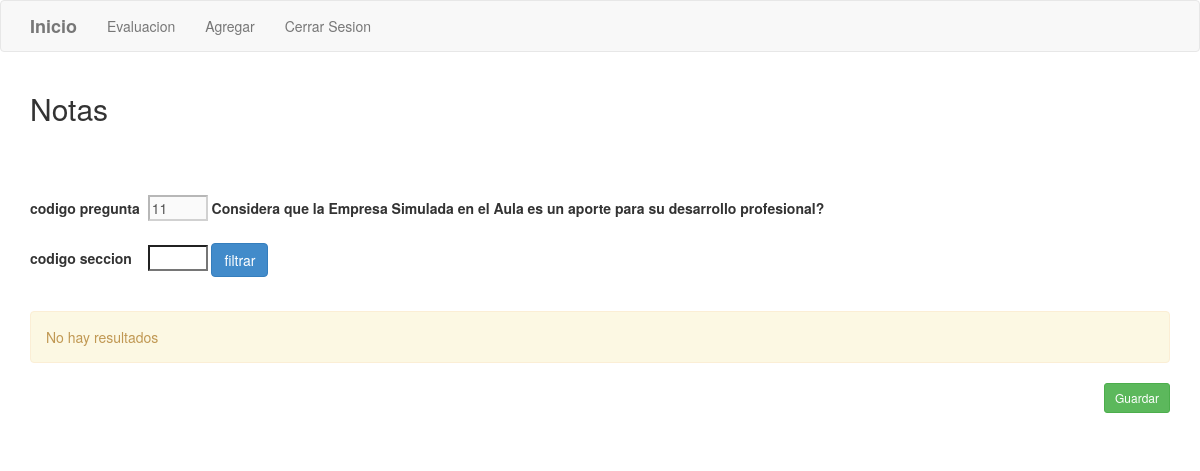
Before: /ver.php with the older database file.
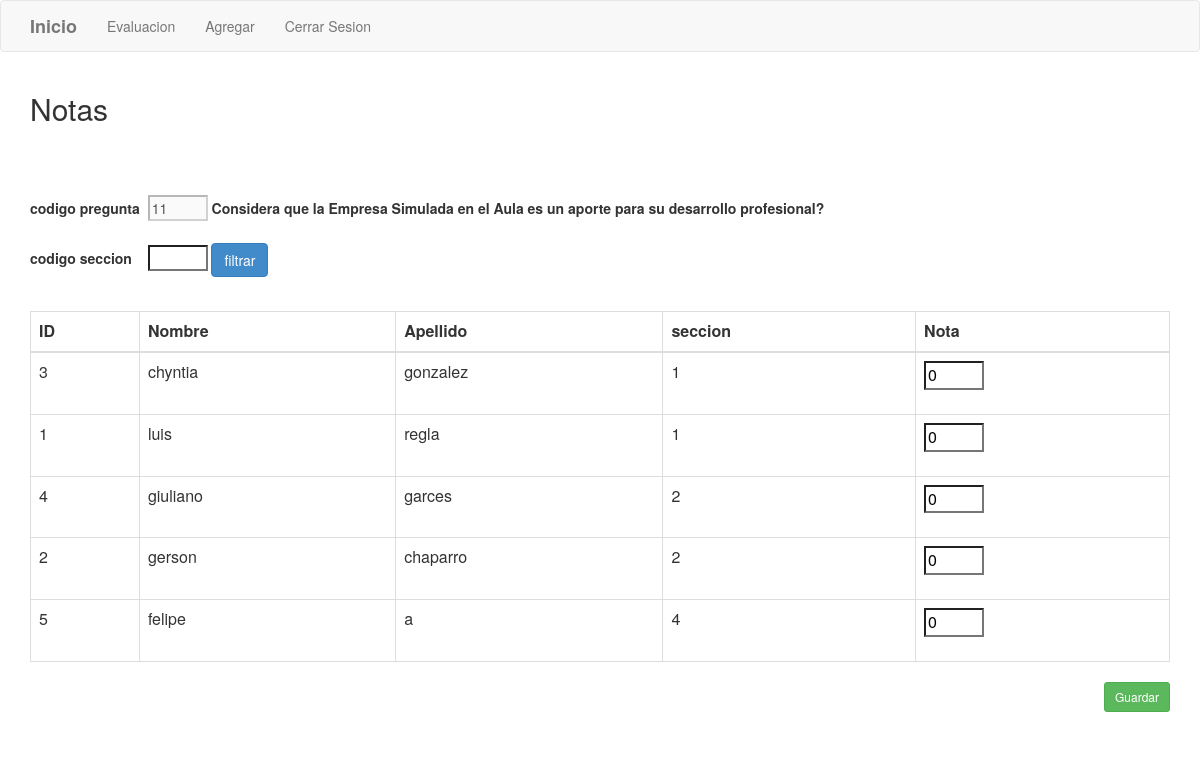
After: the same page with the newer database file.
### tables this page shows
CREATE TABLE IF NOT EXISTS `notas` (
  `id` int(11) NOT NULL AUTO_INCREMENT,
  `nota` float NOT NULL,
  `id_alumno` int(11) NOT NULL,
  `id_pregunta` int(11) NOT NULL,
  PRIMARY KEY (`id`)
);

CREATE TABLE IF NOT EXISTS `alumnos` (
  `id` int(11) NOT NULL AUTO_INCREMENT,
  `nombre` varchar(30) NOT NULL,
  `apellido` varchar(40) NOT NULL,
  `seccion` varchar(25) NOT NULL,
  PRIMARY KEY (`id`)
);

### php/tabla.php (the view, shortened to what this page needs)
<form action="ver.php" method="post">
	<label>codigo pregunta</label> &nbsp;<input type="text" name="pregunta" value="11" disabled id="pregunta" class="sol"> <label>Considera que la Empresa Simulada en el Aula es un aporte para su desarrollo profesional?</label>
	<div>
		<br>
		<label>codigo seccion&nbsp;&nbsp;&nbsp;</label> <input type="text" name="secion" id="seccion" class="sol">
		<button action="ver.php" class="btn btn-primary">filtrar</button>
	</div>
</form>
<br>
<?php
include "conexion.php";
if(!empty($_POST)){
	$sql1= "select alumnos.id,nombre,apellido,seccion,notas.nota,id_pregunta from alumnos, notas, preguntas where id_pregunta=11 and alumnos.id=notas.id_alumno and seccion=\"$_POST[secion]\" and preguntas.id=id_pregunta order by seccion asc";
	$query = $con->query($sql1);
}else{
	$sql1= "select alumnos.id,nombre,apellido,seccion,notas.nota,id_pregunta from alumnos, notas, preguntas where id_pregunta=11 and alumnos.id=notas.id_alumno and preguntas.id=id_pregunta order by seccion asc";
	$query = $con->query($sql1);
}
?>
<?php if($query->num_rows>0):?>
	<table class="table table-bordered table-hover">
		<thead>
			<th >ID</th>
			<th>Nombre</th>
			<th>Apellido</th>
			<th>seccion</th>
			<th>Nota</th>
		</thead>
		<?php while ($r=$query->fetch_array()):?>
			<tr>
				<td  name="id" ><?php echo $r["id"]; ?></td>
				<td><?php echo $r["nombre"]; ?></td>
				<td><?php echo $r["apellido"]; ?></td>
				<td><?php echo $r["seccion"]; ?></td>
				<td><?php
				echo '<form>';
				echo '<input type="text" class="sol" name="nota" value="'.$r["nota"].'" />';
				echo '</form>';
				?></td>
			</tr>
		<?php endwhile;?>
	</table>
<?php else:?>
	<p class="alert alert-warning">No hay resultados</p>
<?php endif;?>
<div>
	<form role="form" method="post" action="#">
		<button class="btn btn-sm btn-success perro">Guardar
		</button>
	</form>
</div>

### ver.php (shortened to what this page needs)
<html>
<head>
  <link rel="stylesheet" type="text/css" href="bootstrap/css/bootstrap.min.css">
</head>
<body>
	<?php include "php/navbar2.php"; ?>
  <div class="container">
    <div class="row">
      <div class="col-md-12">
        <h2>Notas</h2>
        <div>
          <br>
        <br><br>
        <?php include "php/tabla.php"; ?>
      </div>
    </div>
  </div>
</body>
</html>

### php/navbar2.php (shortened to what this page needs)
<nav class="navbar navbar-default" role="navigation">
<div class="container">
  <div class="navbar-header">
    <a class="navbar-brand" href="./"><b>Inicio</b></a>
  </div>
  <div class="collapse navbar-collapse navbar-ex1-collapse">
    <ul class="nav navbar-nav">
      <li><a href="./ver.php">Evaluacion</a></li>
      <li><a href="./insertar.php">Agregar</a></li>
      <li><a href="./cerrar.php">Cerrar Sesion</a></li>
    </ul>
  </div>
</div>
</nav>

### ver.php (style rules this page uses)
.sol { width: 60px; }

### php/tabla.php (style rules this page uses)
.sol { width: 60px; }
.perro { float: right; margin-bottom: 30px; margin-left: 20px; }

Changed rows visible on the page:
added notas: id_alumno "3", id_alumno.nombre "chyntia", id_alumno.apellido "gonzalez", id_alumno.seccion "1", nota "0"
added notas: id_alumno "1", id_alumno.nombre "luis", id_alumno.apellido "regla", id_alumno.seccion "1", nota "0"
added notas: id_alumno "4", id_alumno.nombre "giuliano", id_alumno.apellido "garces", id_alumno.seccion "2", nota "0"
added notas: id_alumno "2", id_alumno.nombre "gerson", id_alumno.apellido "chaparro", id_alumno.seccion "2", nota "0"
added notas: id_alumno "5", id_alumno.nombre "felipe", id_alumno.apellido "a", id_alumno.seccion "4", nota "0"
Other visible differences:
text no longer shown: "No hay resultados"
text now shown: "ID Nombre Apellido seccion Nota"
